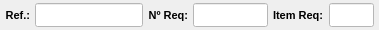
              <widget class="QWidget" name="widget_21" native="true">
               <property name="minimumSize">
                <size>
                 <width>0</width>
                 <height>0</height>
                </size>
               </property>
               <property name="maximumSize">
                <size>
                 <width>16777215</width>
                 <height>30</height>
                </size>
               </property>
               <property name="font">
                <font>
                 <pointsize>8</pointsize>
                </font>
               </property>
               <property name="styleSheet">
                <string notr="true"/>
               </property>
               <layout class="QHBoxLayout" name="horizontalLayout_24">
                <property name="spacing">
                 <number>5</number>
                </property>
                <property name="leftMargin">
                 <number>5</number>
                </property>
                <property name="topMargin">
                 <number>3</number>
                </property>
                <property name="rightMargin">
                 <number>5</number>
                </property>
                <property name="bottomMargin">
                 <number>3</number>
                </property>
                <item>
                 <widget class="QLabel" name="label_63">
                  <property name="minimumSize">
                   <size>
                    <width>0</width>
                    <height>0</height>
                   </size>
                  </property>
                  <property name="maximumSize">
                   <size>
                    <width>60</width>
                    <height>16777215</height>
                   </size>
                  </property>
                  <property name="font">
                   <font>
                    <pointsize>8</pointsize>
                    <weight>75</weight>
                    <bold>true</bold>
                   </font>
                  </property>
                  <property name="text">
                   <string>Ref.:</string>
                  </property>
                  <property name="alignment">
                   <set>Qt::AlignRight|Qt::AlignTrailing|Qt::AlignVCenter</set>
                  </property>
                 </widget>
                </item>
                <item>
                 <widget class="QLineEdit" name="line_Referencia">
                  <property name="sizePolicy">
                   <sizepolicy hsizetype="Preferred" vsizetype="Preferred">
                    <horstretch>0</horstretch>
                    <verstretch>0</verstretch>
                   </sizepolicy>
                  </property>
                  <property name="minimumSize">
                   <size>
                    <width>0</width>
                    <height>0</height>
                   </size>
                  </property>
                  <property name="maximumSize">
                   <size>
                    <width>16777215</width>
                    <height>16777215</height>
                   </size>
                  </property>
                  <property name="font">
                   <font>
                    <pointsize>8</pointsize>
                   </font>
                  </property>
                  <property name="cursor">
                   <cursorShape>IBeamCursor</cursorShape>
                  </property>
                  <property name="styleSheet">
                   <string notr="true">background-color: rgb(255, 255, 255);</string>
                  </property>
                  <property name="inputMask">
                   <string/>
                  </property>
                  <property name="text">
                   <string/>
                  </property>
                  <property name="maxLength">
                   <number>20</number>
                  </property>
                  <property name="frame">
                   <bool>true</bool>
                  </property>
                  <property name="echoMode">
                   <enum>QLineEdit::Normal</enum>
                  </property>
                  <property name="alignment">
                   <set>Qt::AlignLeading|Qt::AlignLeft|Qt::AlignVCenter</set>
                  </property>
                 </widget>
                </item>
                <item>
                 <widget class="QLabel" name="label_24">
                  <property name="minimumSize">
                   <size>
                    <width>0</width>
                    <height>0</height>
                   </size>
                  </property>
                  <property name="maximumSize">
                   <size>
                    <width>60</width>
                    <height>16777215</height>
                   </size>
                  </property>
                  <property name="font">
                   <font>
                    <pointsize>8</pointsize>
                    <weight>75</weight>
                    <bold>true</bold>
                   </font>
                  </property>
                  <property name="text">
                   <string>Nº Req:</string>
                  </property>
                  <property name="alignment">
                   <set>Qt::AlignRight|Qt::AlignTrailing|Qt::AlignVCenter</set>
                  </property>
                 </widget>
                </item>
                <item>
                 <widget class="QLineEdit" name="line_Num_Req">
                  <property name="sizePolicy">
                   <sizepolicy hsizetype="Preferred" vsizetype="Preferred">
                    <horstretch>0</horstretch>
                    <verstretch>0</verstretch>
                   </sizepolicy>
                  </property>
                  <property name="minimumSize">
                   <size>
                    <width>0</width>
                    <height>0</height>
                   </size>
                  </property>
                  <property name="maximumSize">
                   <size>
                    <width>75</width>
                    <height>16777215</height>
                   </size>
                  </property>
                  <property name="font">
                   <font>
                    <pointsize>8</pointsize>
                   </font>
                  </property>
                  <property name="styleSheet">
                   <string notr="true">background-color: rgb(255, 255, 255);</string>
                  </property>
                  <property name="text">
                   <string/>
                  </property>
                  <property name="alignment">
                   <set>Qt::AlignCenter</set>
                  </property>
                 </widget>
                </item>
                <item>
                 <widget class="QLabel" name="label_26">
                  <property name="minimumSize">
                   <size>
                    <width>0</width>
                    <height>0</height>
                   </size>
                  </property>
                  <property name="maximumSize">
                   <size>
                    <width>60</width>
                    <height>16777215</height>
                   </size>
                  </property>
                  <property name="font">
                   <font>
                    <pointsize>8</pointsize>
                    <weight>75</weight>
                    <bold>true</bold>
                   </font>
                  </property>
                  <property name="text">
                   <string>Item Req:</string>
                  </property>
                 </widget>
                </item>
                <item>
                 <widget class="QLineEdit" name="line_Item_Req">
                  <property name="sizePolicy">
                   <sizepolicy hsizetype="Preferred" vsizetype="Preferred">
                    <horstretch>0</horstretch>
                    <verstretch>0</verstretch>
                   </sizepolicy>
                  </property>
                  <property name="minimumSize">
                   <size>
                    <width>0</width>
                    <height>0</height>
                   </size>
                  </property>
                  <property name="maximumSize">
                   <size>
                    <width>45</width>
                    <height>16777215</height>
                   </size>
                  </property>
                  <property name="font">
                   <font>
                    <pointsize>8</pointsize>
                   </font>
                  </property>
                  <property name="styleSheet">
                   <string notr="true">background-color: rgb(255, 255, 255);</string>
                  </property>
                  <property name="alignment">
                   <set>Qt::AlignCenter</set>
                  </property>
                 </widget>
                </item>
               </layout>
              </widget>
